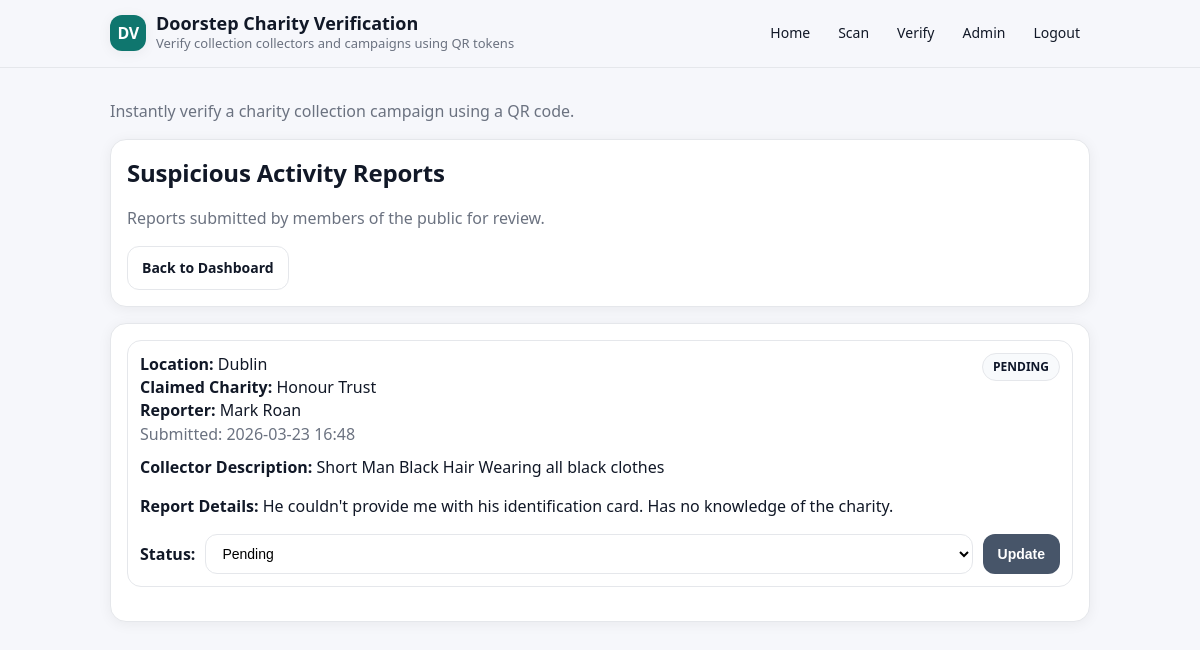
Page /admin/reports (signed in) on the earlier database version.
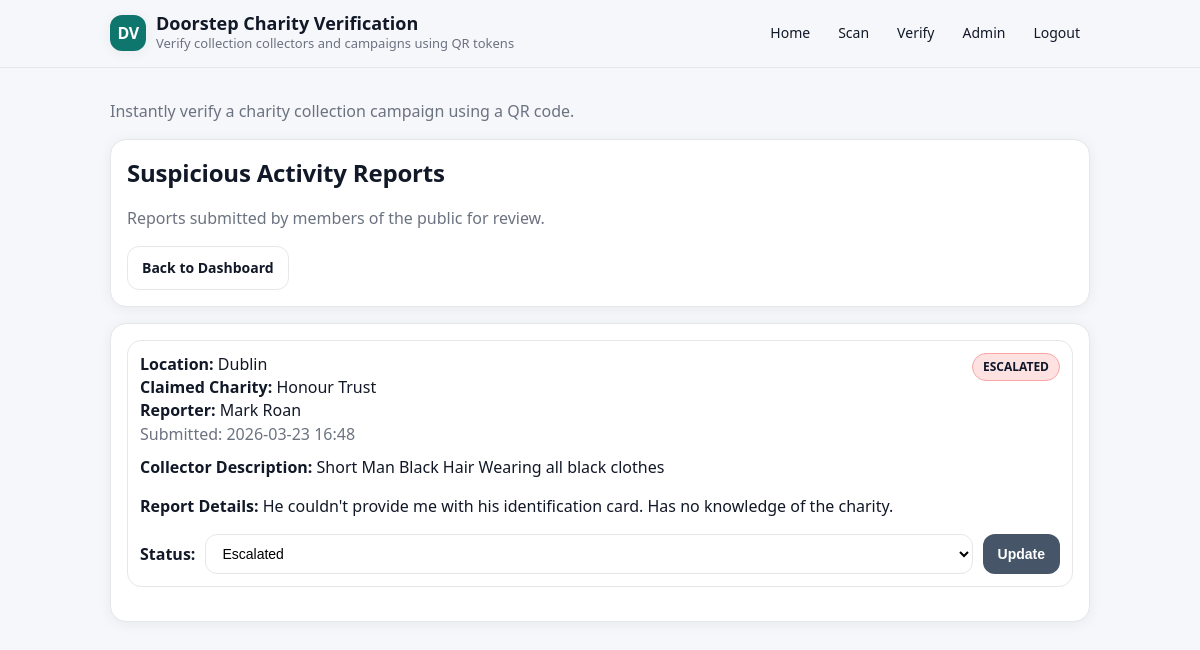
Same page on the later database version.
### app/models.py (models this page shows)
class PublicReport(db.Model):
    __tablename__ = "public_reports"
    id = db.Column(db.Integer, primary_key=True)
    reporter_name = db.Column(db.String(120), nullable=True)
    reporter_email = db.Column(db.String(120), nullable=True)
    location = db.Column(db.String(120), nullable=False)
    claimed_charity = db.Column(db.String(120), nullable=True)
    collector_description = db.Column(db.Text, nullable=True)
    description = db.Column(db.Text, nullable=False)
    status = db.Column(db.String(40), default="pending", nullable=False)
    submitted_at = db.Column(db.DateTime, default=datetime.utcnow, nullable=False)

### app/routes_admin.py (the view)
@admin_bp.get("/reports")
@login_required
def reports_list():
    reports = (
        PublicReport.query
        .order_by(PublicReport.submitted_at.desc())
        .all()
    )
    return render_template("admin/reports_list.html", reports=reports)

### app/__init__.py (called while the page is built)
@login_manager.user_loader
def load_user(user_id):
        from app.models import User
        return User.query.get(int(user_id))

### app/templates/admin/reports_list.html (shortened to what this page needs)
{% extends "base.html" %}
{% block content %}
  <div class="card">
    <h2>Suspicious Activity Reports</h2>
    <p class="muted">Reports submitted by members of the public for review.</p>
    <div class="actions">
      <a class="btn outline" href="{{ url_for('admin.dashboard') }}">Back to Dashboard</a>
    </div>
  </div>
  <div class="card">
    {% if reports %}
      <ul class="clean">
        {% for report in reports %}
          <li class="item" style="margin-bottom:18px;">
            <div style="display:flex; justify-content:space-between; gap:12px; align-items:flex-start;">
              <div>
                <strong>Location:</strong> {{ report.location }}<br>
                {% if report.claimed_charity %}
                  <strong>Claimed Charity:</strong> {{ report.claimed_charity }}<br>
                {% endif %}
                {% if report.reporter_name %}
                  <strong>Reporter:</strong> {{ report.reporter_name }}<br>
                {% endif %}
                <span class="muted">
                  Submitted:
                  {{ report.submitted_at.strftime('%Y-%m-%d %H:%M') if report.submitted_at else '—' }}
                </span>
              </div>
              {% if report.status == "pending" %}
                <span class="badge badge-warning">PENDING</span>
              {% elif report.status == "reviewed" %}
                <span class="badge badge-success">REVIEWED</span>
              {% elif report.status == "escalated" %}
                <span class="badge badge-danger">ESCALATED</span>
              {% else %}
                <span class="badge">DISMISSED</span>
              {% endif %}
            </div>
            {% if report.collector_description %}
              <p style="margin-top:10px;">
                <strong>Collector Description:</strong> {{ report.collector_description }}
              </p>
            {% endif %}
            <p style="margin-top:10px;">
              <strong>Report Details:</strong> {{ report.description }}
            </p>
            <form method="POST"
                  action="{{ url_for('admin.update_report_status', report_id=report.id) }}"
                  style="margin-top:12px; display:flex; gap:10px; align-items:center;">
              <label for="status-{{ report.id }}"><strong>Status:</strong></label>
              <select id="status-{{ report.id }}" name="status">
                <option value="pending" {% if report.status == "pending" %}selected{% endif %}>Pending</option>
                <option value="escalated" {% if report.status == "escalated" %}selected{% endif %}>Escalated</option>
              </select>
              <button class="btn secondary" type="submit">Update</button>
            </form>
          </li>
        {% endfor %}
      </ul>
    {% else %}
      <p class="muted">No suspicious activity reports have been submitted yet.</p>
    {% endif %}
  </div>
{% endblock %}

Differences in the rows shown:
changed PublicReport "Dublin": status "Pending" → "Escalated"; status "PENDING" → "ESCALATED"
